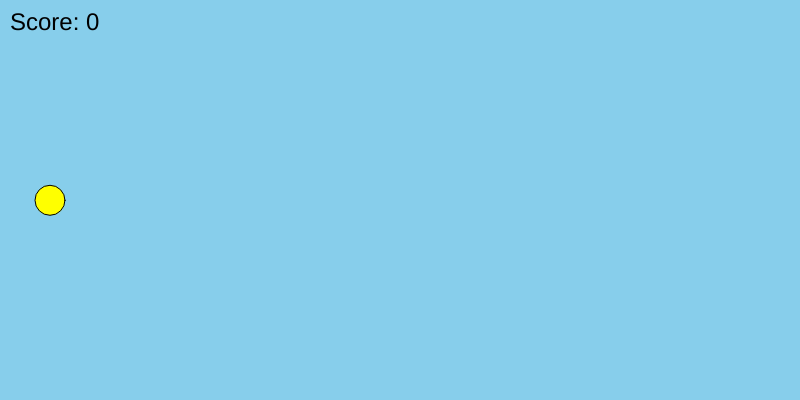
Frame 1 (no input)
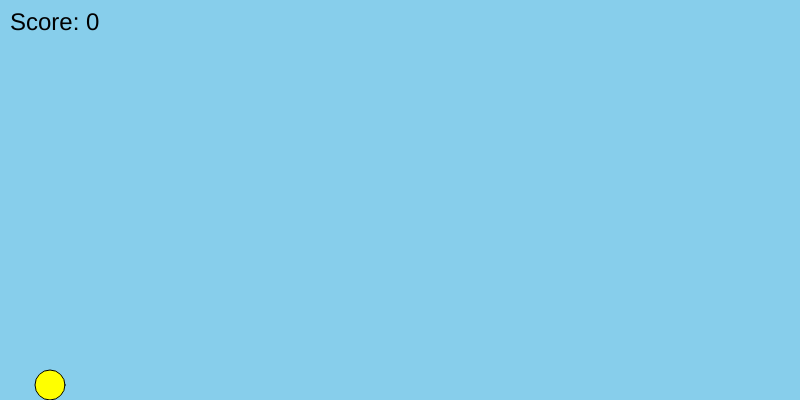
Frame 60 (no input)
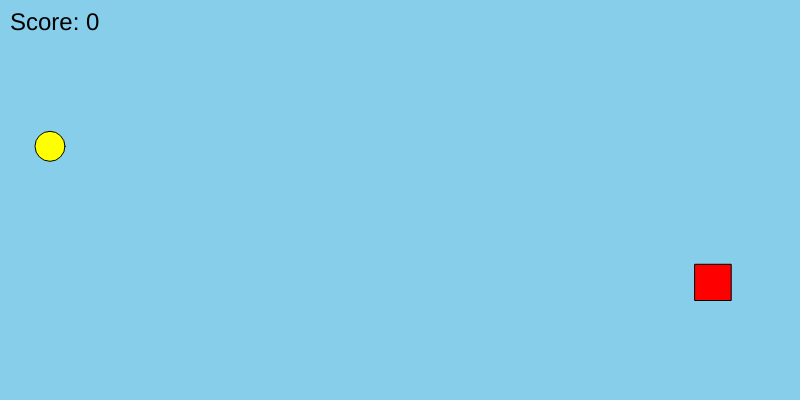
Frame 120 (the mouse pressed at the canvas centre since frame 60)

The p5.js sketch that drew these frames (run headless with seeded random() and noise() and a simulated clock; from frame 60 on, the mouse is pressed at the canvas centre):

// p5.js sketch
// ── sketch.js
let player;
let gravity;
let obstacles = [];
let score = 0;
let gravityDirection = 1;
let obstacleSpeed = 5;
let spawnRate = 100;

function setup() {
  createCanvas(800, 400);
  player = new Player();
  gravity = createVector(0, 0.3);
}

function draw() {
  background(135, 206, 235);

  if (frameCount % 500 === 0 && spawnRate > 40) {
    spawnRate -= 10;
    obstacleSpeed += 0.5;
  }

  textSize(24);
  fill(0);
  text('Score: ' + score, 10, 30);

  player.applyGravity();
  player.update();
  player.display();

  if (frameCount % spawnRate === 0) {
    obstacles.push(new Obstacle());
  }

  for (let i = obstacles.length - 1; i >= 0; i--) {
    obstacles[i].update();
    obstacles[i].display();

    if (obstacles[i].hits(player)) {
      noLoop();
      textSize(32);
      fill(255, 0, 0);
      text("Game Over!", width / 2 - 80, height / 2);
    }

    if (obstacles[i].offscreen()) {
      obstacles.splice(i, 1);
      score++;
    }
  }
}

function touchStarted() {
  gravityDirection *= -1;
}

class Player {
  constructor() {
    this.pos = createVector(50, height / 2);
    this.vel = createVector(0, 0);
    this.size = 30;
    this.drag = 0.95;
  }

  applyGravity() {
    this.vel.add(p5.Vector.mult(gravity, gravityDirection));
  }

  update() {
    this.vel.mult(this.drag);
    this.pos.add(this.vel);
    this.vel.limit(10);

    if (this.pos.y > height - this.size / 2) {
      this.pos.y = height - this.size / 2;
      this.vel.y = 0;
    } else if (this.pos.y < this.size / 2) {
      this.pos.y = this.size / 2;
      this.vel.y = 0;
    }
  }

  display() {
    fill(255, 255, 0);
    ellipse(this.pos.x, this.pos.y, this.size);
  }
}

class Obstacle {
  constructor() {
    this.pos = createVector(width, random(50, height - 50));
    this.size = random(30, 60);
    this.speed = obstacleSpeed;
  }

  update() {
    this.pos.x -= this.speed;
  }

  display() {
    fill(255, 0, 0);
    rect(this.pos.x, this.pos.y, this.size, this.size);
  }

  hits(player) {
    return (
      player.pos.x + player.size / 2 > this.pos.x &&
      player.pos.x - player.size / 2 < this.pos.x + this.size &&
      player.pos.y + player.size / 2 > this.pos.y &&
      player.pos.y - player.size / 2 < this.pos.y + this.size
    );
  }

  offscreen() {
    return this.pos.x + this.size < 0;
  }
}
